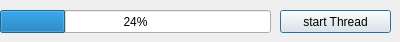
<?xml version="1.0" encoding="UTF-8"?>
<ui version="4.0">
 <class>Dialog</class>
 <widget class="QDialog" name="Dialog">
  <property name="geometry">
   <rect>
    <x>0</x>
    <y>0</y>
    <width>400</width>
    <height>42</height>
   </rect>
  </property>
  <property name="windowTitle">
   <string>Dialog</string>
  </property>
  <widget class="QPushButton" name="pushButton">
   <property name="geometry">
    <rect>
     <x>280</x>
     <y>10</y>
     <width>111</width>
     <height>23</height>
    </rect>
   </property>
   <property name="text">
    <string>start Thread</string>
   </property>
  </widget>
  <widget class="QProgressBar" name="progressBar">
   <property name="geometry">
    <rect>
     <x>0</x>
     <y>10</y>
     <width>271</width>
     <height>23</height>
    </rect>
   </property>
   <property name="value">
    <number>24</number>
   </property>
  </widget>
 </widget>
 <resources/>
 <connections/>
</ui>
